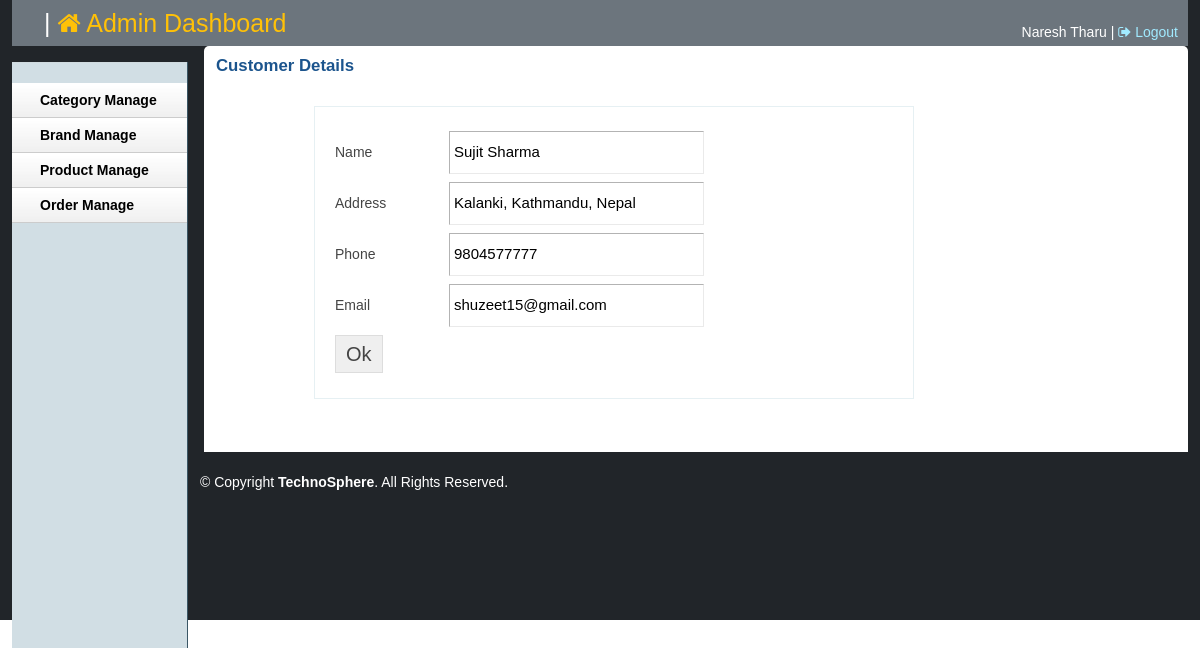
The app's page /admin/customer.php?custId=2 (signed in) with its own data.
### tables this page shows
CREATE TABLE `tbl_customer` (
  `id` int(11) NOT NULL,
  `name` varchar(255) NOT NULL,
  `address` text NOT NULL,
  `country` varchar(30) NOT NULL,
  `phone` varchar(30) NOT NULL,
  `email` varchar(255) NOT NULL,
  `pass` varchar(32) NOT NULL
);

### lib/Database.php (called while the page is built, shortened)
<?php
Class Database{
 public $host   = DB_HOST;
 public $user   = DB_USER;
 public $pass   = DB_PASS;
 public $dbname = DB_NAME;
 public $link;
private function connectDB(){
 $this->link = new mysqli($this->host, $this->user, $this->pass,
  $this->dbname);
 }
public function select($query){
  $result = $this->link->query($query) or
   die($this->link->error.__LINE__);
  if($result->num_rows > 0){
    return $result;
  } else {
    return false;
  }
 }
}

### classess/Customer.php (called while the page is built, shortened)
<?php
$filepath = realpath(dirname(__FILE__));
include_once($filepath . '/../lib/Database.php');
?>
<?php
class Customer
{
	private $db;
	public function __construct()
	{
		$this->db = new Database();
	}
	public function getCustomerData($id)
	{
		$query = "SELECT * FROM tbl_customer WHERE id = '$id'";
		$result = $this->db->select($query);
		return $result;
	}
}
?>

### admin/customer.php (the view, shortened to what this page needs)
<?php include 'inc/header.php'; ?>
<?php include 'inc/sidebar.php'; ?>
<?php
$filepath = realpath(dirname(__FILE__));
include_once($filepath . '/../classess/Customer.php');
?>
<?php
if (!isset($_GET['custId']) || $_GET['custId'] == NULL) {
    echo "<script>window.location='inbox.php';</script>";
} else {
    $id = preg_replace('/[^-a-zA-Z0-9_]/', '', $_GET['custId']);
}
?>
<div class="grid_10">
    <div class="box round first grid">
        <h2>Customer Details</h2>
        <div class="block copyblock">
            <?php
            $cus = new Customer();
            $getCust = $cus->getCustomerData($id);
            if ($getCust) {
                while ($result = $getCust->fetch_assoc()) {
            ?>
                    <form action="" method="post">
                        <table class="form">
                            <tr>
                                <td>Name</td>
                                <td>
                                    <input type="text" readonly="readonly" value="<?php echo $result['name']; ?>" class="medium" />
                                </td>
                            </tr>
                            <tr>
                                <td>Address</td>
                                <td>
                                    <input type="text" readonly="readonly" value="<?php echo $result['address']; ?>" class="medium" />
                                </td>
                            </tr>
                            <tr>
                                <td>Phone</td>
                                <td>
                                    <input type="text" readonly="readonly" value="<?php echo $result['phone']; ?>" class="medium" />
                                </td>
                            </tr>
                            <tr>
                                <td>Email</td>
                                <td>
                                    <input type="text" readonly="readonly" value="<?php echo $result['email']; ?>" class="medium" />
                                </td>
                            </tr>
                            <tr>
                                <td>
                                    <input type="submit" name="submit" Value="Ok" />
                                </td>
                            </tr>
                        </table>
                    </form>
            <?php }
            } ?>
        </div>
    </div>
</div>
<?php include 'inc/footer.php'; ?>

### admin/css/text.css (style rules this page uses)
body { font: 13px/1.5 Tahoma, Helvetica, Arial, 'Liberation Sans', FreeSans, sans-serif; }
h2 { font-size: 23px; }
p, dl, hr, h1, h2, h3, h4, h5, h6, ol, ul, pre, table, address, fieldset { margin-bottom: 20px; }

### admin/css/grid.css (style rules this page uses)
.grid_1, .grid_2, .grid_3, .grid_4, .grid_5, .grid_6, .grid_7, .grid_8, .grid_9, .grid_10, .grid_11, .grid_12, .grid_13, .grid_14, .grid_15, .grid_16 { display: inline; float: left; margin-left: 1%; margin-right: 1%; }
.container_12 .grid_10 { width: 81.333%; }

### admin/css/layout.css (style rules this page uses)
body { background: #fff none repeat scroll 0 0; color: #444; font-size: 14px; padding: 0; }
h1, h2, h3, h4, h5, h6 { line-height:1.2em; margin-bottom:.3em; }
h2 { margin-top:1em; }
.box { background:#fff; margin-bottom:20px; padding:10px 10px 10px 10px; margin-left:-8px; }
.box.grid { padding-bottom:40px; }
.box.round { -moz-border-radius: 5px 5px 0px 0px; -webkit-border-radius: 5px 5px 0px 0px; border-radius: 5px 5px 0px 0px; }
.box h2 { font-size:1.2em; font-weight:bold; color:#1B548D; margin:-10px -10px 0 -10px; padding:10px 12px; -moz-border-radius: 5px 5px 0px 0px; -webkit-border-radius: 5px 5px 0px 0px; border-radius: 5px 5px 0px 0px; }
.box.first { min-height: 406px; }
.block { padding-top:20px; }
.copyblock { border: 1px solid #e6f0f3; line-height: 32px; margin-left: 100px; margin-top: 20px; padding-left: 20px; width: 600px; }
table.form { width:100%; }
table.form td { padding:4px 0px; }
table.form input, table.form select { font-size: 15px; padding: 4px 4px 5px 4px; border-top: 1px solid #b3b3b3; border-left: 1px solid #b3b3b3; border-right: 1px solid #eaeaea; border-bottom: 1px solid #eaeaea; }
table.form input[type="submit"] { border: 1px solid #ddd; color: #444; cursor: pointer; font-size: 20px; padding: 2px 10px; }
input.medium { width: 55%; }
.block { padding-bottom:1px; }

### records on screen
tbl_customer: name "Sujit Sharma", address "Kalanki, Kathmandu, Nepal", phone "9804577777", email "shuzeet15@gmail.com"

### other values on screen
Session::get('adminName') "Naresh Tharu"
